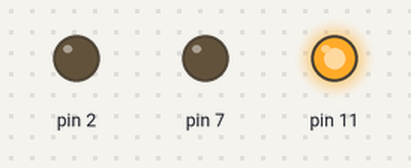
Bench run of a sketch on a simulated Arduino Uno, built with avr-gcc and run on an emulated ATmega328P. On the bench: output pins drawn as LEDs (lit = HIGH).

Above: at 0.5 s.
At 1.5 s:
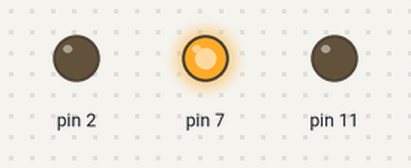
At 5.5 s:
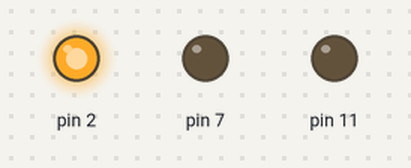
Timing chart, 0 to 6.9 s (numbered marks = the images above):
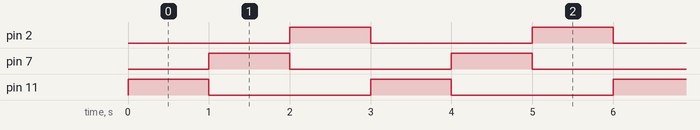

Measured:
- by itself, pin 2, pin 7, pin 11: alternates HIGH for 1.0 s and LOW for 2.0 s
- by itself, everything shown: repeats every 3.0 s, in 4 steps

The sketch:

_1.2_3_LEDs.ino
```cpp
/*
  Blink with 3 LEDs
  Turns on LED1 on for one second, then LED1 off and LED2 on for one
  second, then LED2 off and LED3 on for one second, then off repeatedly.

  LED1 is attached to digital pin 11
  LED2 is attached to digital pin 7
  LED3 is attached to digital pin 2

 */

// the setup function runs once when you press reset or power the board
void setup() {
  // initialize 3 digital pins (11,7,&2) as outputs.
  pinMode(11, OUTPUT);
  pinMode(7, OUTPUT);
  pinMode(2, OUTPUT);
}

// the loop function runs over and over again forever
void loop() {
  digitalWrite(11, HIGH);   // turns LED1 on (HIGH is the voltage level)
  delay(1000);              // waits 1 second (1000 microseconds)

  digitalWrite(11, LOW);    // turns LED1 off
  digitalWrite(7, HIGH);    // turns LED2 on at the same instant LED1 turns off
  delay(1000);              // waits 1 second

  digitalWrite(7, LOW);     // turns LED2 off
  digitalWrite(2, HIGH);    // turns LED3 on
  delay(1000);              // waits 1 second
  digitalWrite(2, LOW);     // turns LED3 off
}
```
